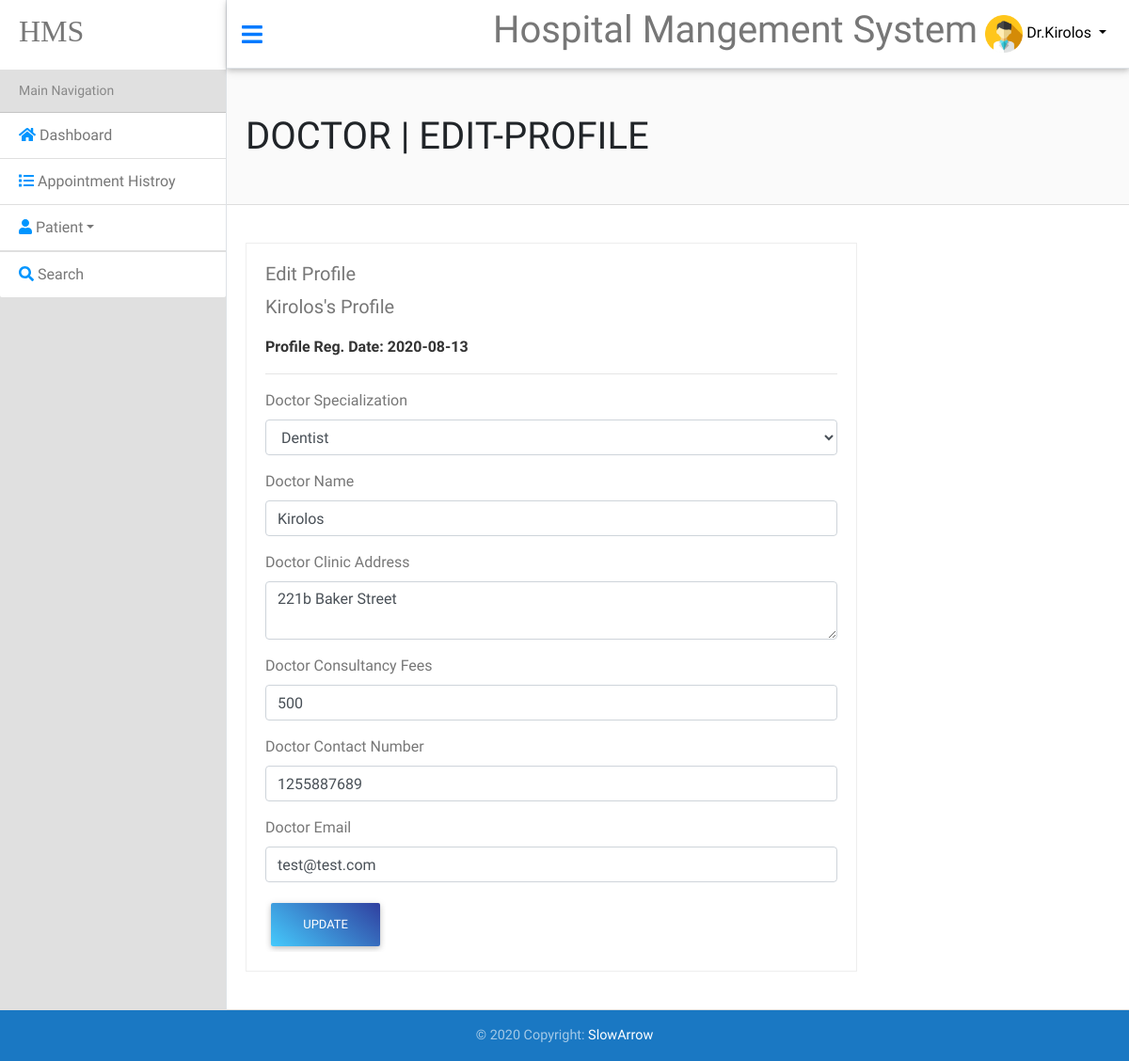
The app's page /System/Doctor/Edit-Profile.php (signed in) with its own data.
### tables this page shows
CREATE TABLE `doctors` (
  `ID` int(11) NOT NULL,
  `Name` varchar(255) NOT NULL,
  `SpecializationID` int(11) NOT NULL,
  `Address` varchar(255) NOT NULL,
  `DocFees` int(11) NOT NULL,
  `ContactNo` int(11) NOT NULL,
  `Email` varchar(255) NOT NULL,
  `Password` varchar(255) NOT NULL,
  `RegisterDate` date NOT NULL
);

CREATE TABLE `doctorspecialization` (
  `ID` int(11) NOT NULL,
  `Specialization` varchar(255) NOT NULL,
  `Creation_Date` datetime NOT NULL
);

### System/Class/Helper.php (called while the page is built, shortened)
<?php
    class Helper{
        public function getPageName(){
            $curPageName = substr($_SERVER["SCRIPT_NAME"],strrpos($_SERVER["SCRIPT_NAME"],"/")+1);
            $curPageName = substr($curPageName,0,strpos($curPageName,"."));
            return $curPageName;
        }
    }
    $helper = new Helper();
?>

### System/Doctor/Database/Connection.php (called while the page is built, shortened)
<?php
    class Connection{
        function __construct($dbName = "Hospital_Mangement_System", $host = "localhost", $username = 'root', $pass = 'root', $options = []){
            try{
                $this->con = new PDO("mysql:host={$host};dbname={$dbName};charset=utf8",$username,$pass,$options);
            } catch(PDOException $e){
                throw new Exception($e->getMessage());
            }
        }
    }
?>

### System/Class/Doctor.php (called while the page is built, shortened)
<?php
    require_once "Database/Database.php";
    class Doctor extends Database{
        public function getData($Name){
            $sql = "SELECT * FROM doctors WHERE Name = ?";
            return $this->getRow($sql,[$Name]);
        }
    }
    $doc = new Doctor();
?>

### System/Doctor/Database/Database.php (called while the page is built, shortened)
<?php
    require_once "Connection.php";
    class Database extends Connection{
        public function getRow($sql,$para = []){
            try{
                $stmt = $this->con->prepare($sql);
                $stmt->execute($para);
                return $stmt->fetch();
            } catch(PDOException $e){
                throw new Exception($e->getMessage());
            }
        }
        public function getRows($sql,$para=[]){
            try{
                $stmt = $this->con->prepare($sql);
                $stmt->execute($para);
                return $stmt->fetchAll();
            } catch(PDOException $e){
                throw new Exception($e->getMessage());
            }
        }
    }

### System/Class/Specialization.php (called while the page is built, shortened)
<?php
    require_once "Database/Database.php";
    class Specialization extends Database{
        public function getAllData(){
            $sql = "SELECT * FROM doctorspecialization";
            return $this->getRows($sql);
        }
    }
    $Specialization = new Specialization();
?>

### System/Doctor/Edit-Profile.php (the view, shortened to what this page needs)
<?php
        include "init.php";
        if(isset($_SESSION['Doctor'])){
            include "../Class/Doctor.php";
            include "../Class/Specialization.php";
            $dname = $_SESSION['Doctor'];
    ?>
        <div class='userPage'>
            <h1>DOCTOR | <?php echo strtoupper($helper->getPageName()); ?></h1>
                <div class='DashboardBox'>
                    <div class='container'>
                        <div class='EditBox'>
                            <h5>Edit Profile</h5>
                            <p class='user'><?php echo $_SESSION['Doctor']; ?>'s Profile</p>
                            <p style='color:#333;font-weight:bold'>Profile Reg. Date: <?php echo $doc->getData($dname)['RegisterDate']; ?></p>
                            <hr>
                            <form action='<?php echo $_SERVER['PHP_SELF']; ?>' method='POST'>
                            <div class='form-group'>
                                <label for="#spec">Doctor Specialization</label>
                                <select class='form-control' name="spec" id="spec">
                                    <?php
                                        foreach($Specialization->getallData() as $data){
                                            ?> <option <?php echo $doc->getData($dname)['SpecializationID']==$data['ID']?"selected": ' '; ?> value='<?php echo $data["ID"]; ?>'><?php echo $data['Specialization']; ?></option>
                                       <?php }
                                    ?>
                                </select>
                            </div><div class='form-group'>
                                <label for="#dname">Doctor Name</label>
                                <input type="text" name='dname' id='dname' class='form-control' value='<?php echo $doc->getData($dname)['Name']; ?>'>
                            </div>
                            <div class='form-group'>
                                <label for="#Address">Doctor Clinic Address</label>
                                <textarea name='address' id='Address' class='form-control'><?php echo $doc->getData($dname)['Address']; ?></textarea>
                            </div>
                            <div class='form-group'>
                                <label for="#fees">Doctor Consultancy Fees</label>
                                <input type="text" name='fees' id='fees' class='form-control' value='<?php echo $doc->getData($dname)['DocFees']; ?>'>
                            </div>
                            <div class='form-group'>
                                <label for="#num">Doctor Contact Number</label>
                                <input type="text" name='num' id='num' class='form-control' value='<?php echo $doc->getData($dname)['ContactNo']; ?>'>
                            </div>
                            <div class='form-group'>
                                <label for="#email">Doctor Email</label>
                                <input type="email" name='email' id='email' class='form-control' value='<?php echo $doc->getData($dname)['Email']; ?>'>
                            </div>
                            <input type='submit' value='Update' class="btn blue-gradient">
                        </form>
                        </div>
                    </div>
                </div>
        </div>
    </div>
    </div>
<footer class="page-footer font-small blue">
  <div class="footer-copyright text-center py-3">© 2020 Copyright:
    <a href="https://www.facebook.com/Kirolos.Yossef23" target='_blank'>SlowArrow</a>
  </div>
</footer>
<?php }
    else {
        $helper->redirect("http://www.HospitalMangement.com/Hospital%20Mangement%20System/");
    }
    include $tpl . "footer.php";
    ?>

### System/Doctor/Design/Css/style.css (style rules this page uses)
* { font-family: 'Ropa Sans', sans-serif; box-sizing: border-box; }
input::placeholder, textarea::placeholder { color:rgb(173, 171, 171) !important; }
.userPage h1 { margin:48px 20px; }
.userPage .DashboardBox { width:100%; background:#FFF; border-top:1px solid #DDD; border-bottom:1px solid #DDD; }
.userPage .DashboardBox .EditBox { border:1px solid #EEE; padding:20px; margin:40px 0 40px -15px; color:#777; width:70%; }
.userPage .DashboardBox .EditBox .user { font-size: 20px; }
.userPage .DashboardBox .container { margin: 20px !important; }

### records on screen
doctors: RegisterDate "2020-08-13", spec "Dentist", dname "Kirolos", address "221b Baker Street", fees "500", num "1255887689", email "test@test.com"

### other values on screen
$_SESSION['Doctor'] "Kirolos"
$helper->getPageName() "EDIT-PROFILE"
